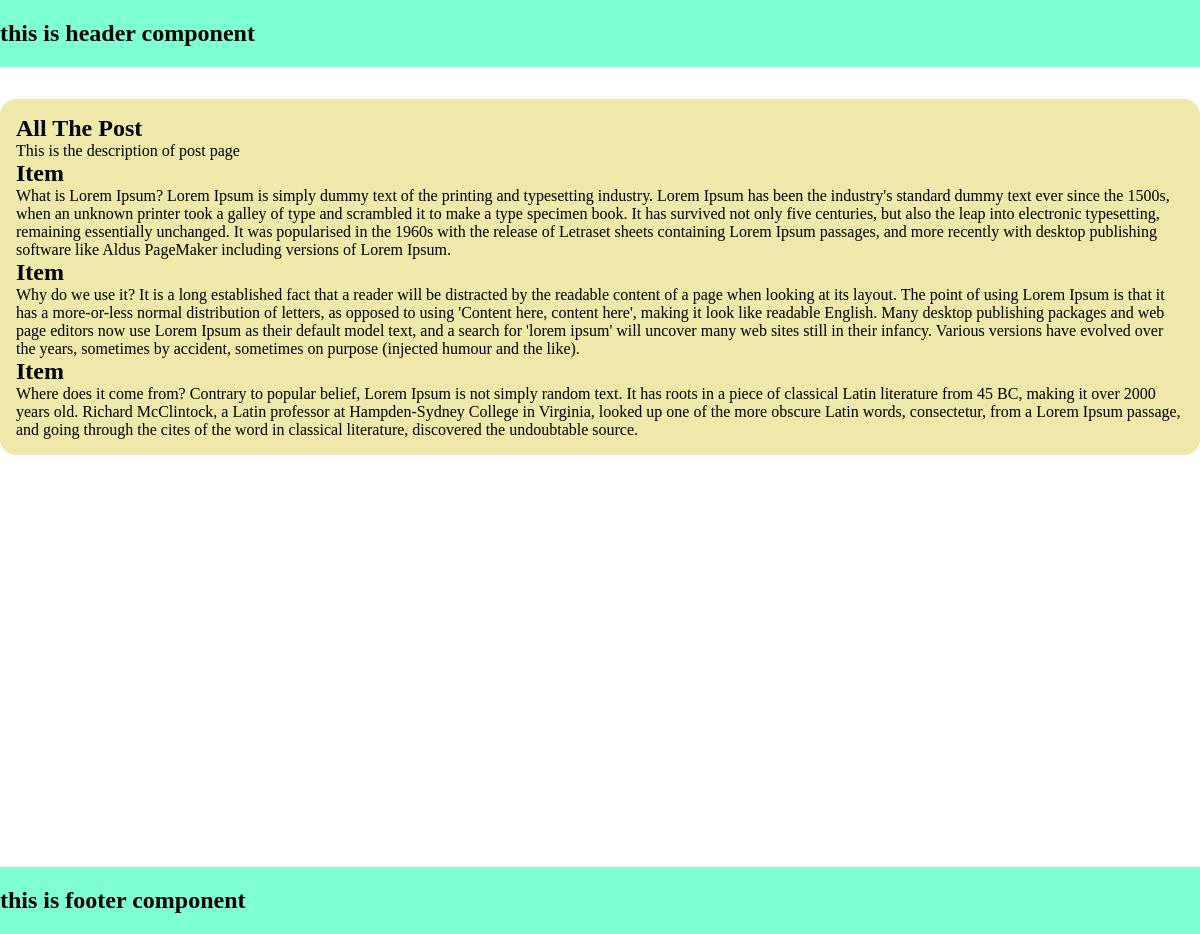
/posts/, run on the app's committed database.
### posts/models.py (models this page shows, shortened)
class Post(models.Model):
    text = models.TextField()

### posts/views.py (the view)
# urls.py: path("posts/", PostPageView.as_view(),name="posts"),
class PostPageView(ListView):
    model = Post
    template_name = "posts/post.html"
    context_object_name = "post_list"

### posts/templates/posts/post.html
{% extends '_base.html' %}
{% block content %}
  <div>
    <h2>All The Post</h2>
    <p>This is the description of post page</p>
    <div>
      {% for post in post_list %}
      <h2>Item</h2>
      <p>{{ post.text }}</p>
      {% endfor %}
    </div>
  </div>
{% endblock %}

### static/css/_base.css (style rules this page uses)
* { margin: 0px; padding: 0px; box-sizing: border-box; }

### data on the page
Post: text "What is Lorem Ipsum? Lorem Ipsum is simply dummy text of the printing and typesetting industry. Lorem Ipsum has been the industry's standard dummy text ever since the 1500s, when an unknown printer took a galley of type and scrambled it to make a type specimen book. It has survived not only five centuries, but also the leap into electronic typesetting, remaining essentially unchanged. It was popularised in the 1960s with the release of Letraset sheets containing Lorem Ipsum passages, and more recently with desktop publishing software like Aldus PageMaker including versions of Lorem Ipsum."
Post: text "Why do we use it? It is a long established fact that a reader will be distracted by the readable content of a page when looking at its layout. The point of using Lorem Ipsum is that it has a more-or-less normal distribution of letters, as opposed to using 'Content here, content here', making it look like readable English. Many desktop publishing packages and web page editors now use Lorem Ipsum as their default model text, and a search for 'lorem ipsum' will uncover many web sites still in their infancy. Various versions have evolved over the years, sometimes by accident, sometimes on purpose (injected humour and the like)."
Post: text "Where does it come from? Contrary to popular belief, Lorem Ipsum is not simply random text. It has roots in a piece of classical Latin literature from 45 BC, making it over 2000 years old. Richard McClintock, a Latin professor at Hampden-Sydney College in Virginia, looked up one of the more obscure Latin words, consectetur, from a Lorem Ipsum passage, and going through the cites of the word in classical literature, discovered the undoubtable source."
